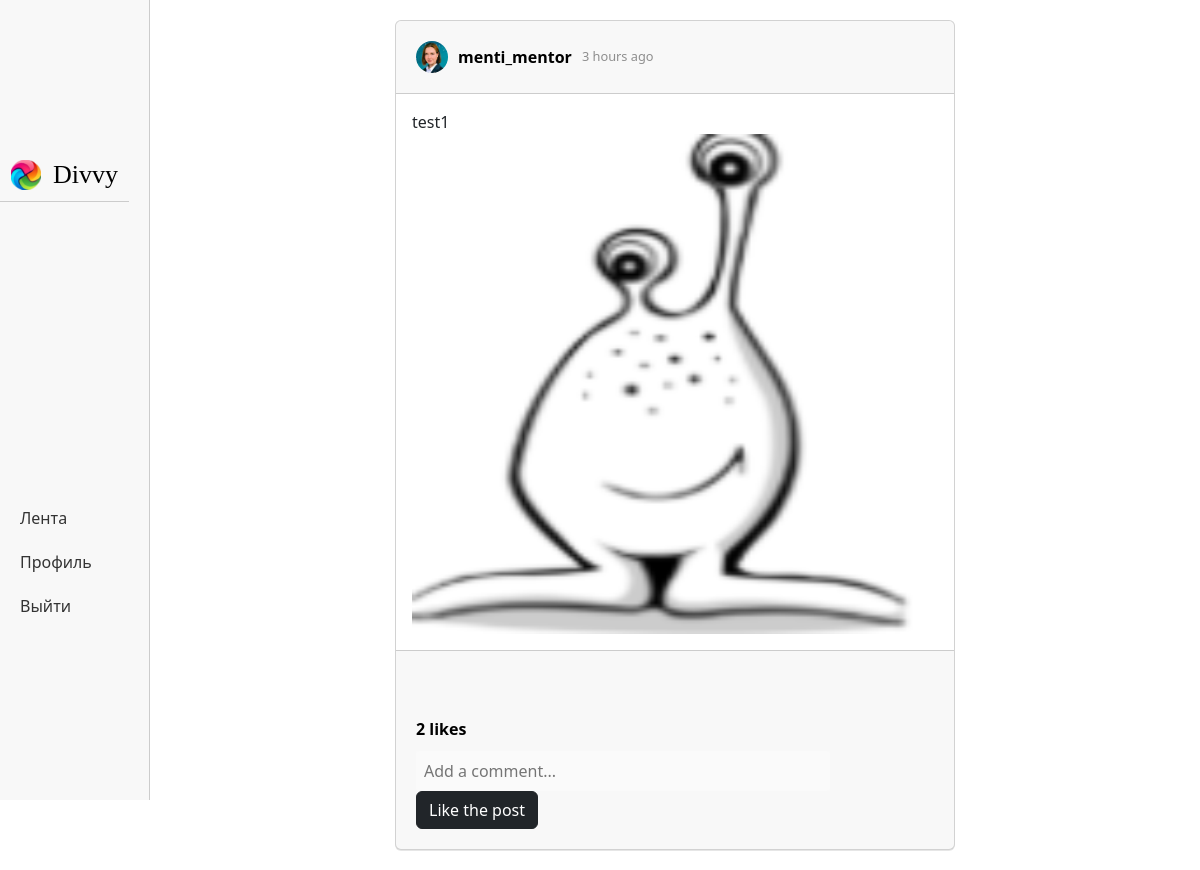
The page /post/3 (signed in) on the database as committed earlier.
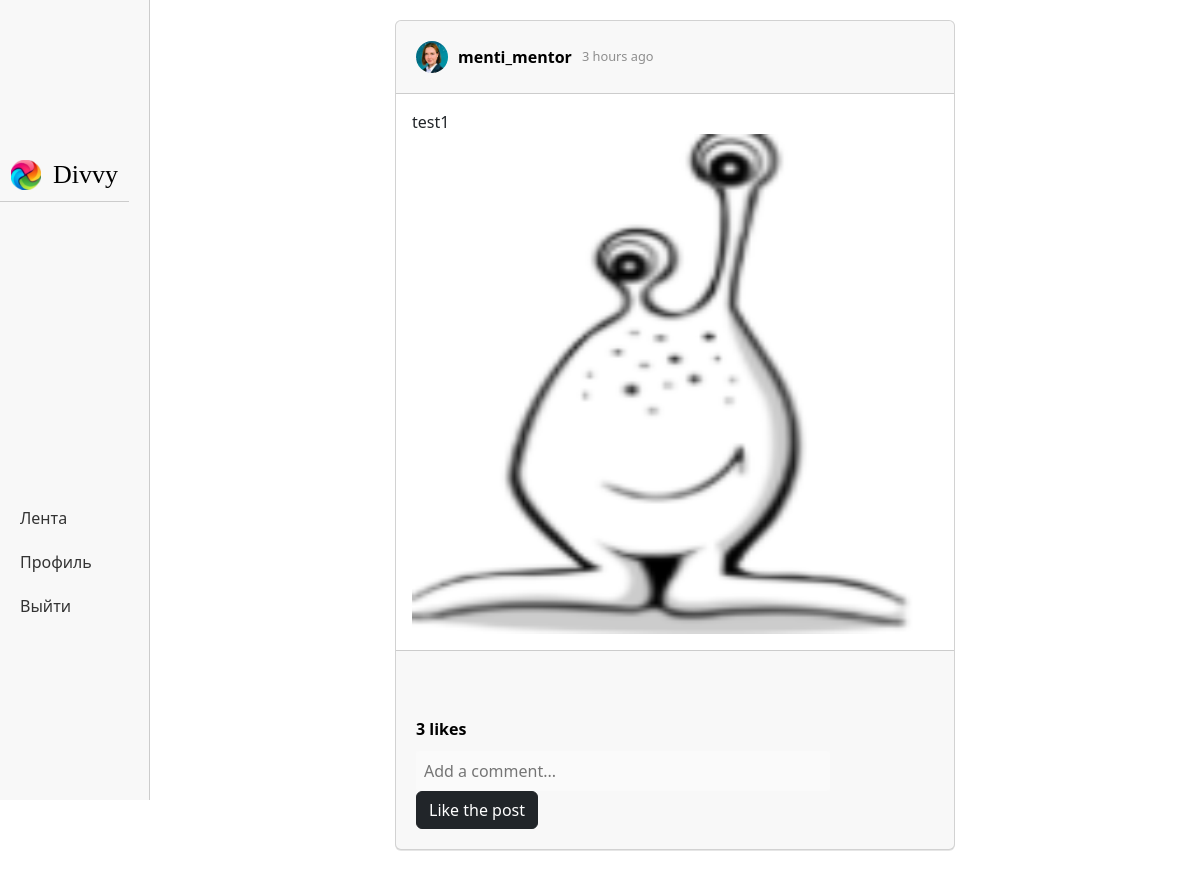
The same page on the database as committed later.
### data/users.py (models this page shows, shortened)
class User(SqlAlchemyBase, UserMixin):
    __tablename__ = 'users'
    id = sqlalchemy.Column(sqlalchemy.Integer, primary_key=True, autoincrement=True)
    email = sqlalchemy.Column(sqlalchemy.String, index=True, unique=True, nullable=True)
    name = sqlalchemy.Column(sqlalchemy.String, nullable=True)
    surname = sqlalchemy.Column(sqlalchemy.String, nullable=True)
    nickname = sqlalchemy.Column(sqlalchemy.String, nullable=True)
    birthday = sqlalchemy.Column(sqlalchemy.Integer, nullable=True)
    hashed_password = sqlalchemy.Column(sqlalchemy.String, nullable=True)
    modified_date = sqlalchemy.Column(sqlalchemy.DateTime, default=datetime.datetime.now)
    description = sqlalchemy.Column(sqlalchemy.String, default="")
    avatar = sqlalchemy.Column(sqlalchemy.String, default="/static/img/avatars/default_avatar.png")
    subscribers = sqlalchemy.Column(sqlalchemy.Integer, default=0)
    subscriptions = sqlalchemy.Column(sqlalchemy.Integer, default=0)
    posts = sqlalchemy.Column(sqlalchemy.Integer, default=0)
    post = orm.relationship("Post", back_populates='user')

### data/posts.py (models this page shows)
class Post(SqlAlchemyBase, SerializerMixin):
    __tablename__ = 'posts'
    id = sqlalchemy.Column(sqlalchemy.Integer, primary_key=True, autoincrement=True)
    likes = sqlalchemy.Column(sqlalchemy.Integer, default=0)
    post_text = sqlalchemy.Column(sqlalchemy.String, nullable=True)
    post_picture = sqlalchemy.Column(sqlalchemy.String, nullable=False)
    comments_number = sqlalchemy.Column(sqlalchemy.Integer, default=0)
    user_id = sqlalchemy.Column(sqlalchemy.Integer, sqlalchemy.ForeignKey("users.id"), nullable=False)
    modified_date = sqlalchemy.Column(sqlalchemy.DateTime, default=datetime.datetime.now)
    user = orm.relationship('User')
    comments = orm.relationship("Comment", back_populates='post')

### main.py (the view)
@app.route("/post/<int:post_id>")
def post_page(post_id):
    if isinstance(current_user, mixins.AnonymousUserMixin):
        return redirect("/login")
    db_sess = db_session.create_session()
    post = db_sess.query(Post).filter(Post.id == post_id).first()
    values = {
        "title": f"Пост от {post.user.nickname}",
        "post": post,
        "prescription": format_social_media_post_time(post.modified_date)
    }
    return render_template("post_page.html", **values)

### data/db_session.py (called while the page is built)
def create_session() -> Session:
    global __factory
    return __factory()

### functions.py (called while the page is built, shortened)
def format_social_media_post_time(post_time):
    current_time = datetime.now()
    time_difference = current_time - post_time
    years = time_difference.days // 365
    if years > 0:
        if years == 1:
            return "a year ago"
        return f"{years} years ago"
    months = time_difference.days // 30
    if months > 0:
        if months == 1:
            return "a month ago"
        return f"{months} months ago"
    weeks = time_difference.days // 7
    if weeks > 0:
        if weeks == 1:
            return "a week ago"
        return f"{weeks} weeks ago"
    days = time_difference.days
    if days > 0:
        if days == 1:
            return "a day ago"
        return f"{days} days ago"
    hours = time_difference.seconds // 3600
    if hours > 0:
        if hours == 1:
            return "an hour ago"
        return f"{hours} hours ago"

### main.py (called while the page is built)
@login_manager.user_loader
def load_user(user_id):
    db_sess = db_session.create_session()
    return db_sess.query(User).get(user_id)

### templates/post_page.html (shortened to what this page needs)
{% extends "authorised_base.html" %}
{% block content %}
    <div class="posts-container">
        <div class="card">
            <div class="card-header">
                <img src="{{ post.user.avatar }}" alt="Post">
                <a href="">{{ post.user.nickname }}</a>
                <span>{{ prescription }}</span>
            </div>
            <div class="card-body">
                {{ post.post_text }}
                <img src="/{{ post.post_picture }}" alt="Post">
            </div>
            <div class="card-footer">
                <div class="actions">
                </div>
                <span class="likes">{{post.likes}} likes</span>
                <form class="comment-form" action="/send_comment/{{ post.id }}" method="post">
                    <input type="text" placeholder="Add a comment..." name="comment_text">
                    <a class="btn btn-dark" href="/like_post/{{ post.id }}">Like the post</a>
                </form>
            </div>
        </div>
    </div>
{% endblock %}

### templates/authorised_base.html (shortened to what this page needs)
<!DOCTYPE html>
<html lang="en">
<head>
    <link href="https://cdn.jsdelivr.net/npm/bootstrap@5.3.0-alpha3/dist/css/bootstrap.min.css"
          rel="stylesheet"
>
    <link rel="stylesheet" href="/static/css/style.css">
</head>
<body>
<nav class="navbar">
  <div class="navbar-brand">
    <a href="" class="brand-link">
      <table>
          <tr>
              <td><img src="/static/logo.png" alt="Brand Logo"></td>
              <td><h1 class="brand-name">Divvy</h1></td>
          </tr>
      </table>
    </a>
  </div>
  <ul class="nav-links">
    <li><a href="/feed">Лента</a></li>
    <li><a href="/user/{{ current_user.nickname }}">Профиль</a></li>
    <li><a href="/logout">Выйти</a></li>
  </ul>
</nav>
<main class="content">
    {% block content %} {% endblock %}
</main>
</body>
</html>

### static/css/style.css (style rules this page uses)
main { margin-left: 150px; margin-right: 0; margin-top: 0; height: 100vh; padding: 20px; background-color: #fff; }
.navbar { position: fixed; left: 0; top: 0; width: 150px; height: 100vh; background-color: #f8f8f8; border-right: 1px solid #ccc; }
.navbar-brand { padding: 10px; border-bottom: 1px solid #ccc; }
.navbar-brand img { height: 30px; width: auto; margin-right: 10px; }
.brand-name { font-family: Verdana, serif; font-size: 26px; color: black; margin: 0; }
.brand-link { text-decoration: none; }
.nav-links { list-style: none; margin: 0; padding: 20px 10px; }
.nav-links li { margin-bottom: 10px; }
.nav-links a { display: block; padding: 5px 10px; color: #333; text-decoration: none; font-size: 16px; }
.card { background-color: #fff; margin-bottom: 20px; box-shadow: 0 1px 0 rgba(0, 0, 0, 0.0975); width: 80%; margin-left: 10%; margin-right: 10%; }
.card-header { padding: 20px; display: flex; align-items: center; }
.card-header img { border-radius: 50%; width: 32px; margin-right: 10px; }
.card-header a { font-weight: 600; color: #000; margin-right: 10px; text-decoration: none; }
.card-header span { font-size: 0.8em; color: #8e8e8e; }
.card-body img { width: 100%; max-height: 500px; }
.card-footer { padding: 20px; }
.likes { display: block; margin: 10px 0; font-weight: 600; color: #000; }
.comment-form { margin-top: 10px; }
.comment-form input { border: none; padding: 8px; font-size: 1em; width: 80%; border-radius: 3px; background-color: #fafafa; }
.posts-container { display: grid; grid-template-columns: repeat(1, minmax(80px, 700px)); grid-gap: 10px; justify-content: center; align-items: center; }

Rows that differ between the two databases and show on the page:
changed Post "test1": likes "2" → "3"
